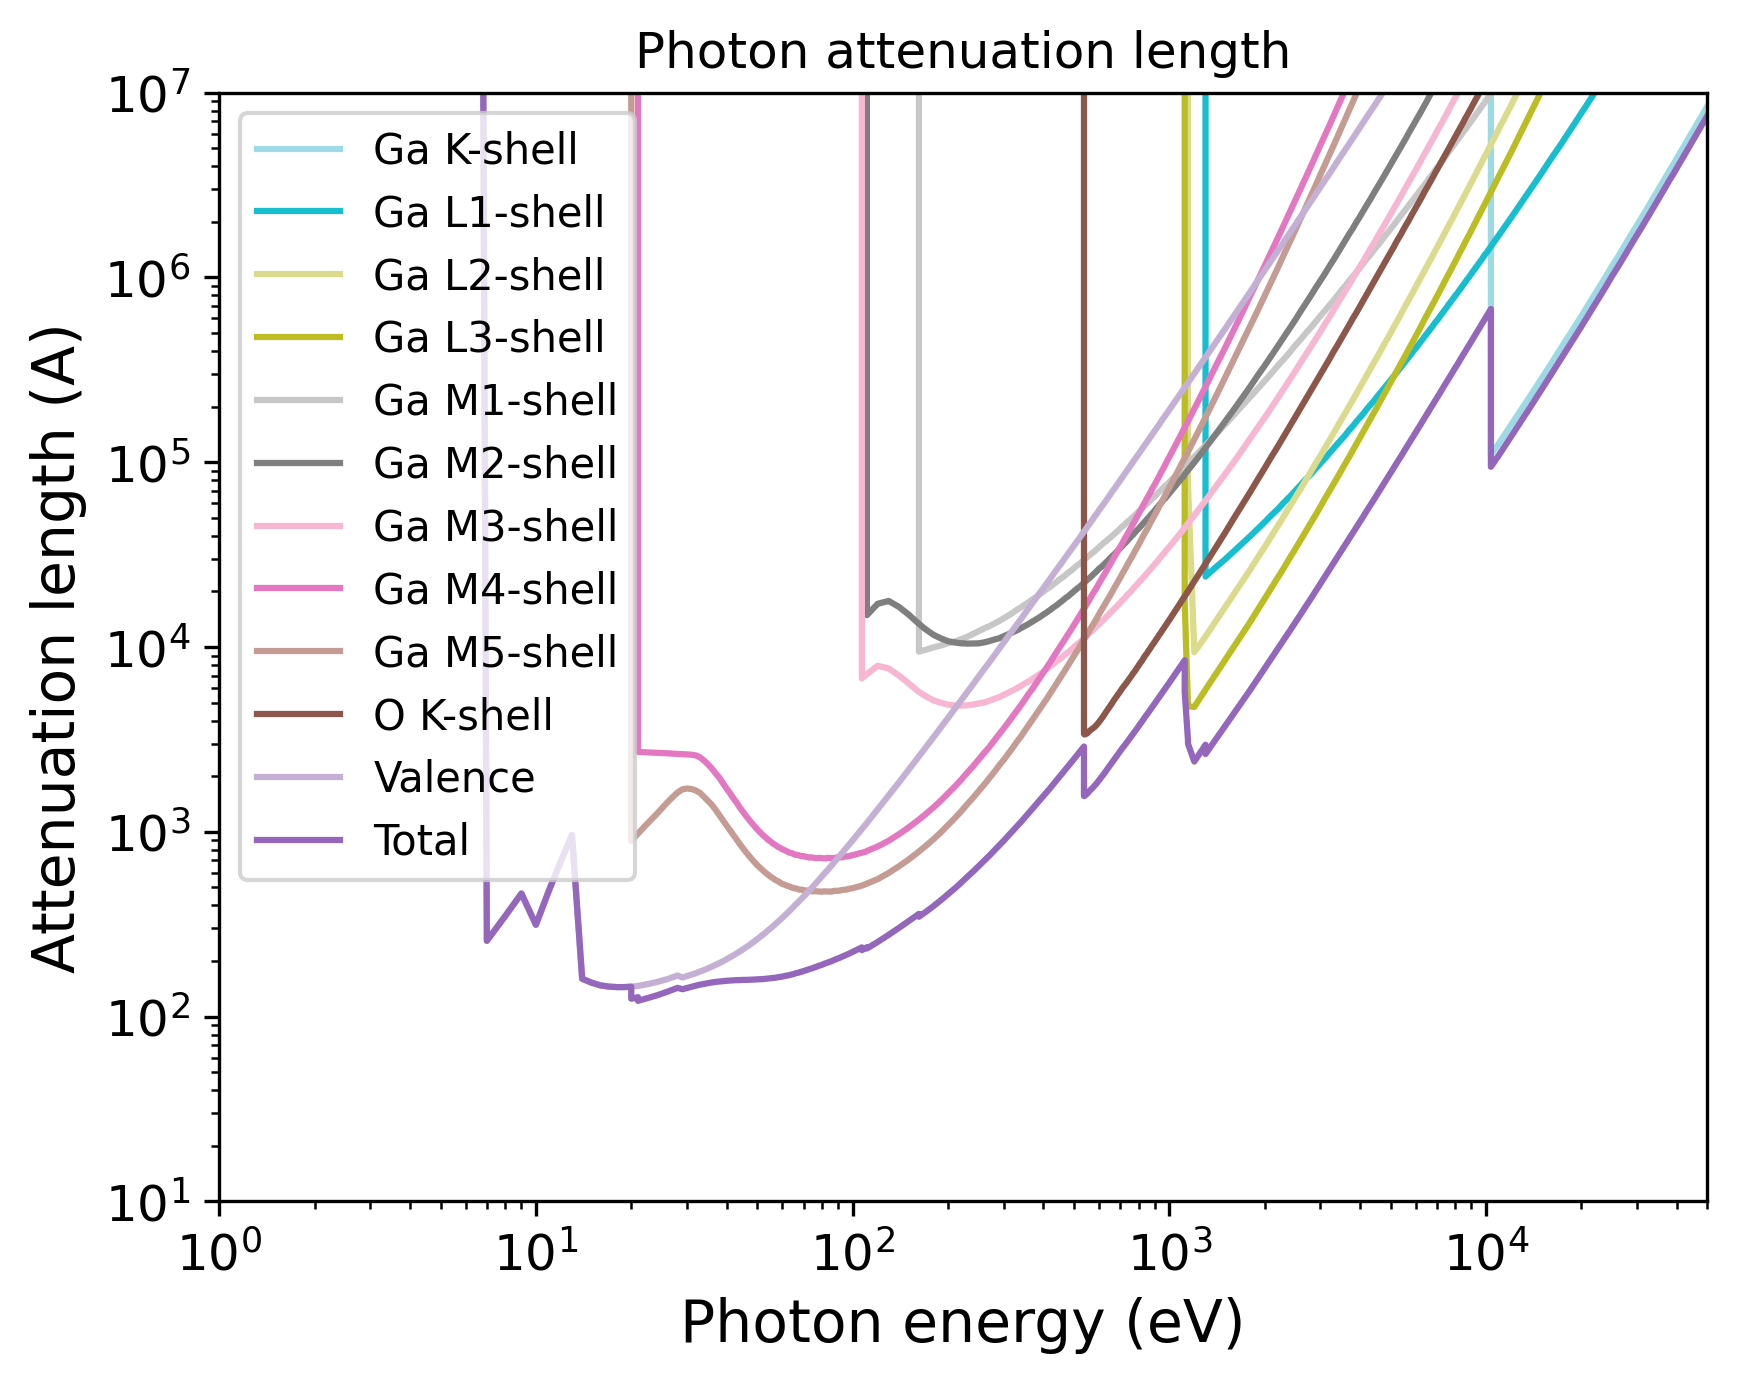

Here is the Python script that generated this plot:
import pandas as pd
import numpy as np
import matplotlib.pyplot as plt
import matplotlib.cm as cm
# Set the format:
plt.xlabel("Photon energy (eV)", fontsize=14)
plt.ylabel("Attenuation length (A)", fontsize=14)
plt.xticks(fontsize=12)
plt.yticks(fontsize=12)
plt.grid(False)
# Set the axes:
# Read the output file:
df = pd.read_csv(r"OUTPUT_Ga2O3_Photon_IMFP.dat", sep=r'\s+', header=None, comment="#", skipinitialspace=True)
plt.xscale("log")
plt.yscale("log")
# Prepare the plot:
columns_to_plot = [ 1, 2, 3, 4, 5, 6, 7, 8, 9, 10, 11, 12]
labels = [ "Ga K-shell", "Ga L1-shell", "Ga L2-shell", "Ga L3-shell", "Ga M1-shell", "Ga M2-shell", "Ga M3-shell", "Ga M4-shell", "Ga M5-shell", "O K-shell", "Valence", "Total"]
# Create N distinct colors from a colormap
N = len(columns_to_plot)
colors = plt.cm.tab20(np.linspace(1, 0, 20))
# Set line styles:
linestyles = [ "-", "-", "-", "-", "-", "-", "-", "-", "-", "-", "-", "-"]
for i, col in enumerate(columns_to_plot):
    color = colors[i % len(colors)]
    ls    = linestyles[i % len(linestyles)]
    label = labels[i % len(labels)]
    plt.plot(df.iloc[:, 0], df.iloc[:, col],
    color=color,
    label=label,
    linestyle=ls)
plt.xlim(1.00000000,50000.00000000)
plt.ylim(10.00000000,10000000.00000000)
plt.title("Photon attenuation length")
plt.legend(loc="best", fontsize=10)
# Save the plot in this format:
plt.savefig("OUTPUT_MFP_photon.png", dpi=300, bbox_inches="tight")
